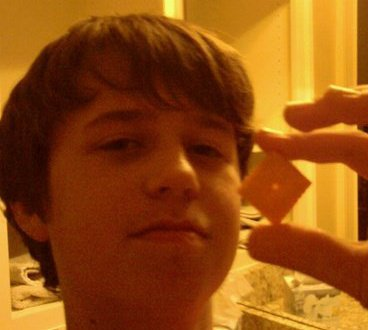
%> input picture HW14/cheezit.png, 368 x 330 px
$ octave --eval "holidayCard('cheezit.png');"   (GNU Octave 9; MATLAB toolbox functions it lacks are replaced by stand-ins)
%> lines starting %> are read from the running program, lines starting %| are printed output that depends on the picture
function holidayCard(image)
%> called with image = 'cheezit.png'

img = imread(image);
%> img is the input picture: size 330x368x3 uint8; mean R, G, B 144.6, 75.7, 17.2
out = img;
neg = 255 - img;
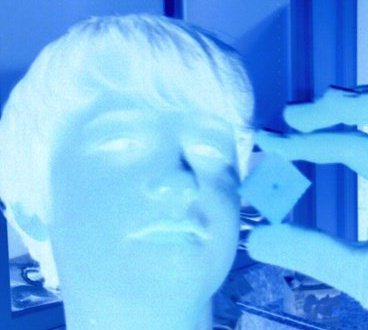
%> neg: size 330x368x3 uint8; mean R, G, B 110.4, 179.3, 237.8
out = [out;neg];
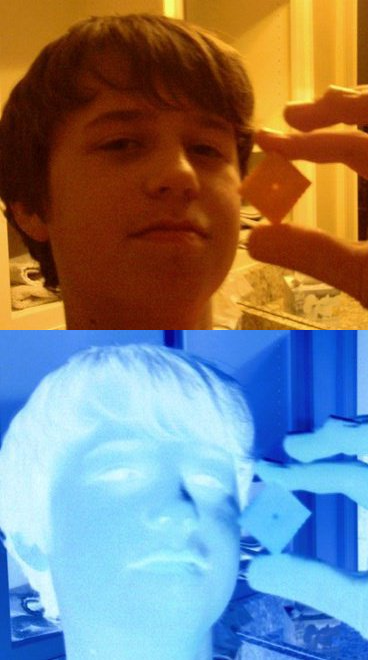
%> out: size 660x368x3 uint8; mean R, G, B 127.5, 127.5, 127.5
[r,c,~] = size(img);
%> r = 330; c = 368
newR = 2 * r;
%> newR = 660
right = imresize(img,[newR,c]);
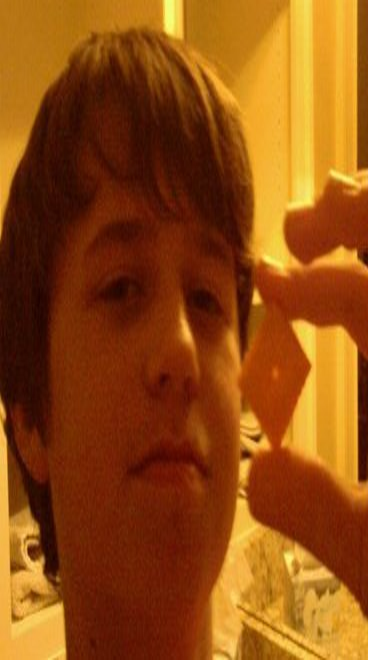
%> right: size 660x368x3 uint8; mean R, G, B 144.6, 75.7, 17.2
r = right(:,:,1);
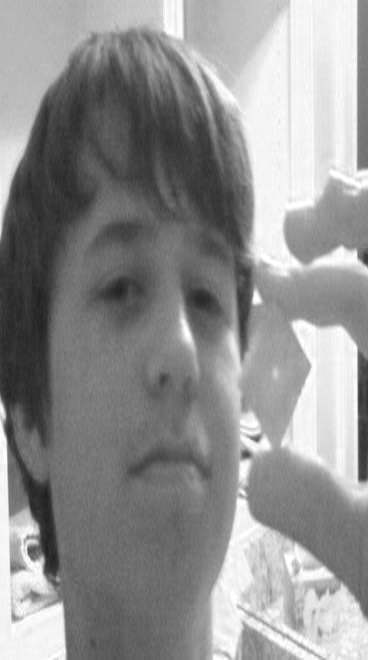
%> r: size 660x368 uint8; min 30, max 255, mean 144.6
g = right(:,:,2);
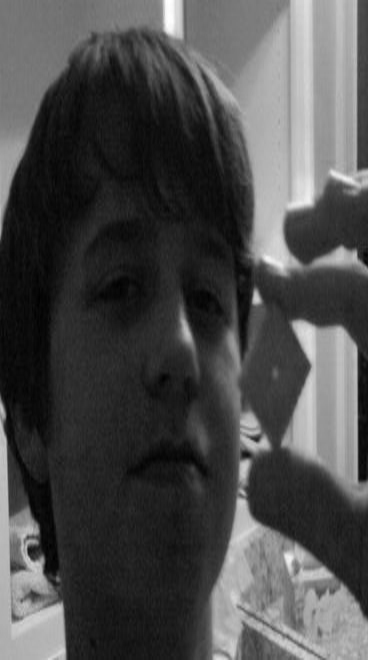
%> g: size 660x368 uint8; min 0, max 255, mean 75.7
b = right(:,:,3);
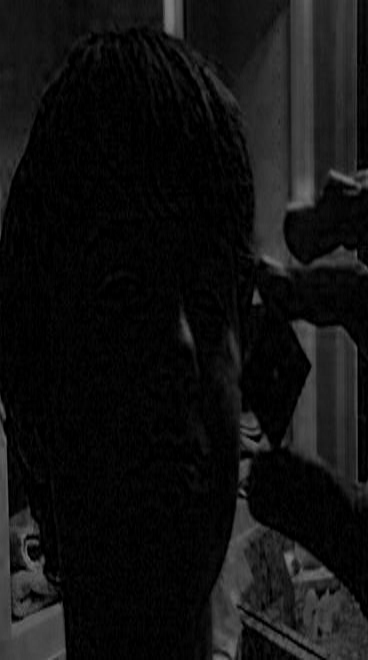
%> b: size 660x368 uint8; min 0, max 128, mean 17.2
mask = r == 255 & g == 255 & b == 255;
%> mask: size 660x368 logical; every value is 0
r(mask) = 255;
g(mask) = 0;
b(mask) = 0;
final = cat(3,r,g,b);
out = [out, final];
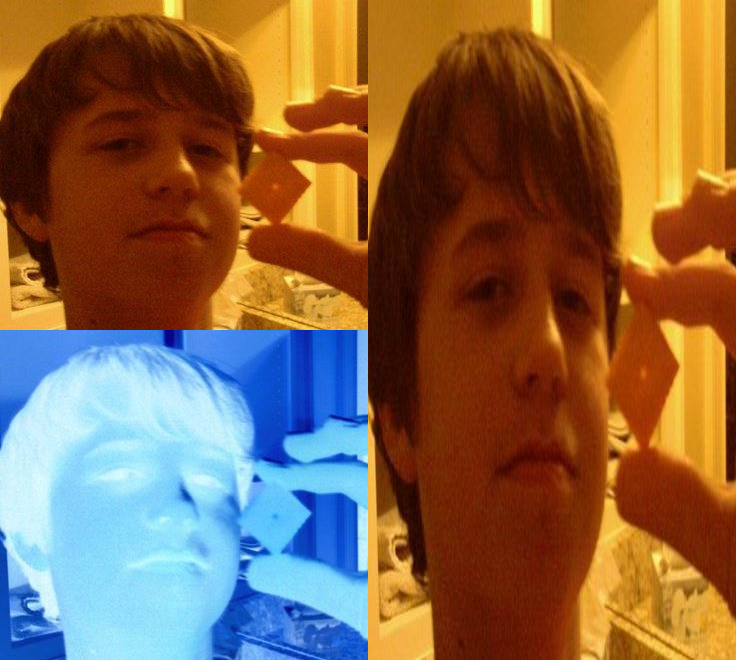
%> out: size 660x736x3 uint8; mean R, G, B 136, 101.6, 72.4
imwrite(out,'holidayCard.png');

end

$ run again, on HW14/tim.png
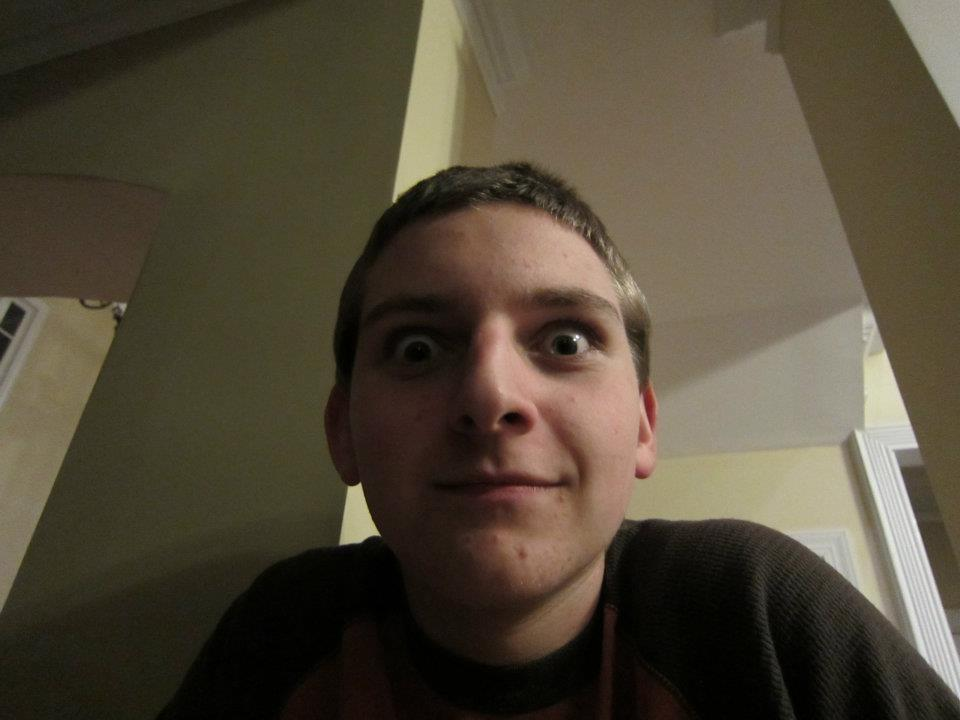
%> input picture HW14/tim.png, 960 x 720 px
%> in holidayCard, img is the input picture: size 720x960x3 uint8; mean R, G, B 81.7, 72.8, 56.4
%> in holidayCard, `b = right(:,:,3);`:
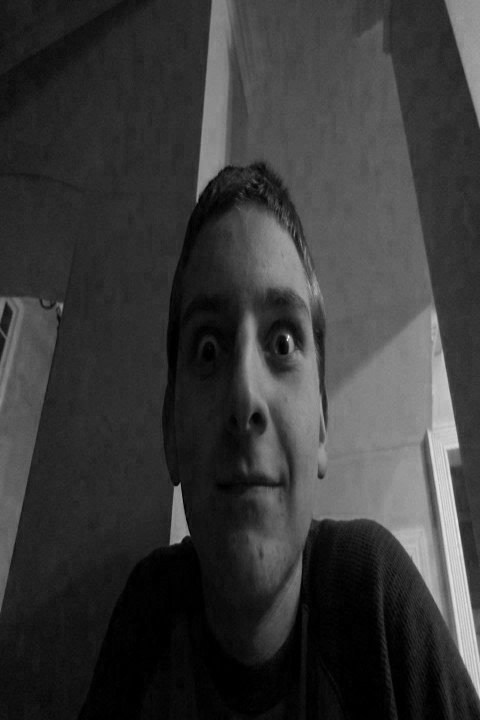
%> b: size 1440x960 uint8 (shown at 1/2 size); min 0, max 255, mean 56.4
%> mask: size 1440x960 logical; every value is 0
%> in holidayCard, `out = [out, final];`:
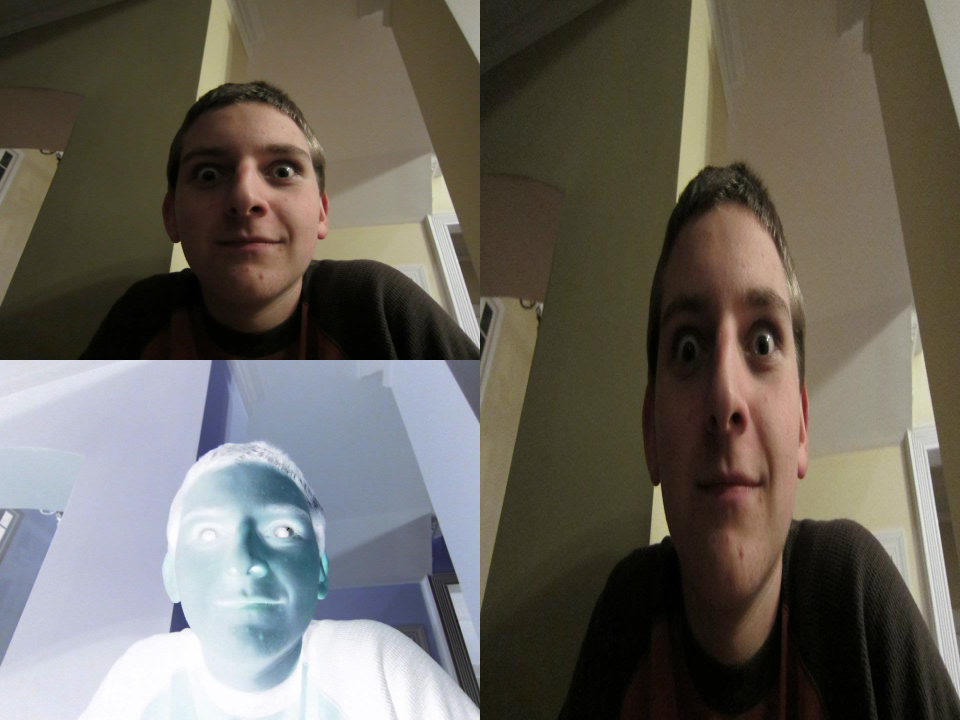
%> out: size 1440x1920x3 uint8 (shown at 1/2 size); mean R, G, B 104.6, 100.1, 92
